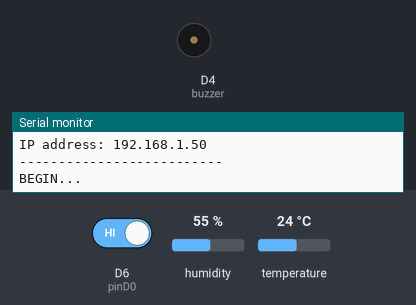
Bench run of a sketch on a simulated ESP8266 (NodeMCU). Parts: buzzer (waves = sounding, pin HIGH), the last lines printed to the serial monitor. The inputs (shaded band) are chosen by the test bench; at power-on: D6 (pinD0) HIGH, humidity 55 %, temperature 24 °C. WiFi joins after 1.5 s; servers stay silent unless stated; uploads are accepted with an empty reply.

Above: at 6.7 s.
6.8 s: D6 (pinD0) driven LOW
At 8.1 s:
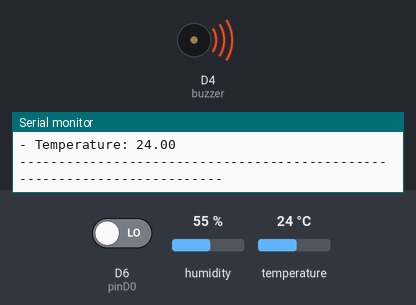
9.4 s: D6 (pinD0) driven HIGH
At 10.5 s:
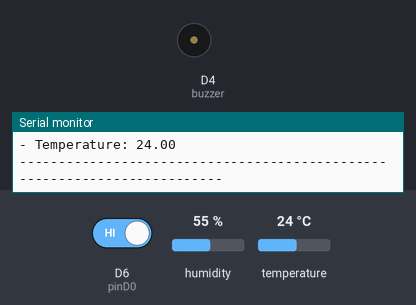
Timing chart, 0 to 12.4 s (numbered marks = the images above; inputs shaded):
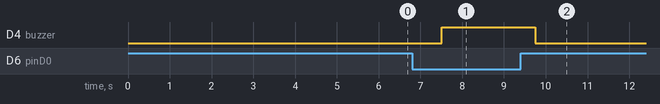

Measured:
- after the input at 6.8 s, D4 (buzzer): LOW → HIGH after 0.71 s
- after the input at 9.4 s, D4 (buzzer): HIGH → LOW after 0.35 s

The sketch:

SendData_WEBAPI.ino
```cpp
/**

   Tham khao JSON them: https://arduinojson.org/v6/doc/serialization/
*/

#include <Arduino.h>
#include <ESP8266WiFi.h>
#include <ESP8266WiFiMulti.h>
#include <ESP8266HTTPClient.h>
#include <WiFiClient.h>
#include <ArduinoJson.h>
#include "DHT.h"

#define DHTTYPE DHT11
#define DHTPIN D2
DHT dht(DHTPIN, DHTTYPE);

int pinD0 = D6;
int buzzer = D4;
int flameD0;


const char *SSID = "DoanTin";
const char *PASSWORD = "doantin135";
const char *URL = "http://192.168.1.6:5555/addData";

ESP8266WiFiMulti WiFiMulti;
WiFiClient client;
HTTPClient http;

void setup() {

  Serial.begin(115200);

  Serial.println();
  Serial.println();
  Serial.println();

  for (uint8_t t = 4; t > 0; t--) {
    Serial.printf("[SETUP] IN PROGRESS: %d...\n", t);
    Serial.flush();
    delay(1000);
  }

  WiFi.mode(WIFI_STA);
  WiFiMulti.addAP(SSID, PASSWORD);
  while (WiFiMulti.run() != WL_CONNECTED) {
    delay(500);
    Serial.print("");
  }
  Serial.println("");
  Serial.println("------WiFi connected------");
  Serial.print("IP address: ");
  Serial.println(WiFi.localIP());
  Serial.println("--------------------------");
  Serial.println("BEGIN...");
  Serial.println("");
  Serial.println("");

  pinMode(pinD0, INPUT);
  pinMode(buzzer, OUTPUT);

}


void postJsonData() {
  Serial.print("Connecting to ");
  if ((WiFiMulti.run() == WL_CONNECTED)) {
    Serial.print("[HTTP] begin...\n");
    if (http.begin(client, URL)) {
      Serial.print("[HTTP] POST...\n");
      const int capacity = JSON_OBJECT_SIZE(3);
      StaticJsonDocument<capacity> doc;
      dht.begin();
      float t = dht.readTemperature();

      doc["id"] = "1";
      doc["device"] = "dht11";
      doc["temperature"] = t;


      char output[2048];
      serializeJson(doc, Serial);
      serializeJson(doc, output);


      http.addHeader("Content-Type", "application/json");
      int httpCode = http.POST(output);
      Serial.println(httpCode);
      if (httpCode == HTTP_CODE_OK || httpCode == HTTP_CODE_MOVED_PERMANENTLY) {
        String payload = http.getString();
        Serial.println(payload);
        char input[50];
        payload.toCharArray(input, 50);
        Serial.println("Begin parse json data ...");
        DynamicJsonDocument docResponse(2048);
        DeserializationError err = deserializeJson(docResponse, payload);
        if (err) {
          Serial.print(F("deserializeJson() failed with code "));
          Serial.println(err.c_str());
        }
        Serial.println("");
        Serial.println("---COMPLETED---");

      } else {
        Serial.printf("[HTTP] POST... failed; ERROR: %s\n", http.errorToString(httpCode).c_str());
      }

      http.end();
      Serial.println("Closing connection...");
      Serial.println("");
      Serial.println("-------------------------------------------------------------------------");
      Serial.print("- Temperature: ");
      Serial.println(t);
      Serial.println("-------------------------------------------------------------------------");
      Serial.println("");
    }
  }
}

void loop() {
  flameD0 = digitalRead(pinD0);
  if (flameD0 == 0) {
    digitalWrite(buzzer, HIGH);

    Serial.println("!---DETECTED---!");
    Serial.println("");
    postJsonData();
  } else {
    digitalWrite(buzzer, LOW);

  }
  delay(2000);

}
```
